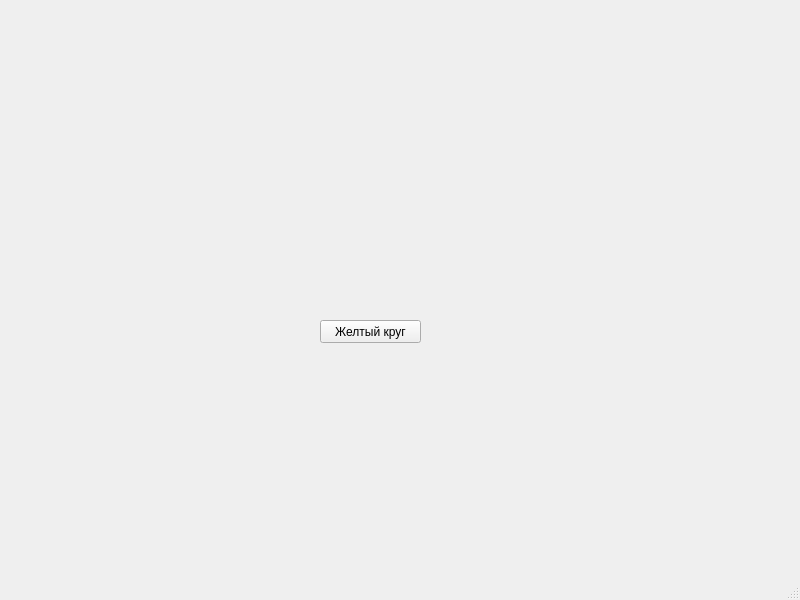
<?xml version="1.0" encoding="UTF-8"?>
<ui version="4.0">
 <class>MainWindow</class>
 <widget class="QMainWindow" name="MainWindow">
  <property name="geometry">
   <rect>
    <x>0</x>
    <y>0</y>
    <width>800</width>
    <height>600</height>
   </rect>
  </property>
  <property name="windowTitle">
   <string>MainWindow</string>
  </property>
  <widget class="QWidget" name="centralwidget">
   <widget class="QPushButton" name="btn">
    <property name="geometry">
     <rect>
      <x>320</x>
      <y>320</y>
      <width>101</width>
      <height>23</height>
     </rect>
    </property>
    <property name="text">
     <string>Желтый круг</string>
    </property>
   </widget>
  </widget>
  <widget class="QMenuBar" name="menubar">
   <property name="geometry">
    <rect>
     <x>0</x>
     <y>0</y>
     <width>800</width>
     <height>21</height>
    </rect>
   </property>
  </widget>
  <widget class="QStatusBar" name="statusbar"/>
 </widget>
 <resources/>
 <connections/>
</ui>
